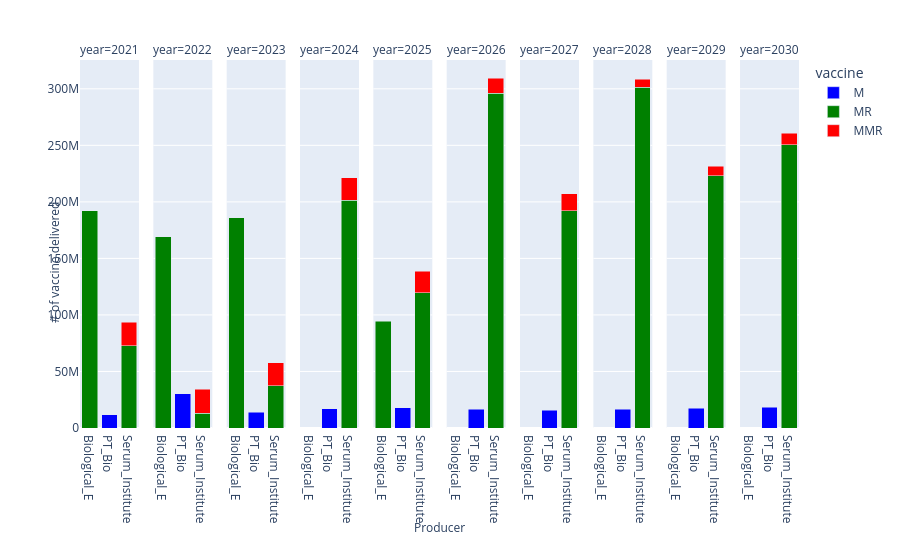

Notebook source saved alongside this figure:
### Code cell
import plotly.express as px
import pandas as pd
import plotly.graph_objects as go

with open('C:/Users/fthcn/Desktop/Vaccine_Tender_Scheduling_Problem/Julia_Files/Github/Results/X_results_'+demand_status+'_'+supply_status+'_'+price_status+'.json') as json_file:
    X_results = json.load(json_file)

print(X_results)

group = ["M","MR","MMR"]

output = pd.DataFrame()
for v in group:
    if v in X_results:
        #print(v)
        for p in P_v[v]:
            #print(p)
            for t in T:
                if str(t) in X_results[v][p]:
                    if X_results[v][p][str(t)] >= 1:
                        X_results[v][p][str(t)] = round(X_results[v][p][str(t)])
                        df_dictionary = pd.DataFrame([dict(year=str(2020+t), var=X_results[v][p][str(t)], vaccine=v, producer=p)])
                        output = pd.concat([output, df_dictionary], ignore_index=True)
output.sort_values(['year'],ascending=[True],inplace=True)
fig = px.bar(output, x="producer", y="var", facet_col="year", color="vaccine", color_discrete_map=vaccine_color_map)

fig.for_each_xaxis(lambda x: x.update(title = ''))
fig.for_each_yaxis(lambda y: y.update(title = ''))
# and:
fig.add_annotation(x=-0.05,y=0.45, showarrow=False,
                   text="# of vaccine delivered", textangle=-90,
                    xref="paper", yref="paper")
fig.add_annotation(x=0.5,y=-0.30, showarrow=False,
                   text="Producer", textangle=0,
                    xref="paper", yref="paper")
fig.update_layout(barmode='stack', xaxis={'categoryorder':'category ascending'})
fig.show()

### Figure 1 — Plotly figure (JSON) as saved in the notebook; plotly's stock layout.template omitted (floating-point values rounded to 4 significant figures)
{"data": [{"alignmentgroup": "True", "hovertemplate": "vaccine=M<br>year=2021<br>producer=%{x}<br>var=%{y}<extra></extra>", "legendgroup": "M", "marker": {"color": "blue", "pattern": {"shape": ""}}, "name": "M", "offsetgroup": "M", "orientation": "v", "showlegend": true, "textposition": "auto", "type": "bar", "x": ["PT_Bio"], "xaxis": "x", "y": [11840000], "yaxis": "y"}, {"alignmentgroup": "True", "hovertemplate": "vaccine=M<br>year=2022<br>producer=%{x}<br>var=%{y}<extra></extra>", "legendgroup": "M", "marker": {"color": "blue", "pattern": {"shape": ""}}, "name": "M", "offsetgroup": "M", "orientation": "v", "showlegend": false, "textposition": "auto", "type": "bar", "x": ["PT_Bio"], "xaxis": "x2", "y": [30400000], "yaxis": "y2"}, {"alignmentgroup": "True", "hovertemplate": "vaccine=M<br>year=2023<br>producer=%{x}<br>var=%{y}<extra></extra>", "legendgroup": "M", "marker": {"color": "blue", "pattern": {"shape": ""}}, "name": "M", "offsetgroup": "M", "orientation": "v", "showlegend": false, "textposition": "auto", "type": "bar", "x": ["PT_Bio"], "xaxis": "x3", "y": [14080000], "yaxis": "y3"}, {"alignmentgroup": "True", "hovertemplate": "vaccine=M<br>year=2024<br>producer=%{x}<br>var=%{y}<extra></extra>", "legendgroup": "M", "marker": {"color": "blue", "pattern": {"shape": ""}}, "name": "M", "offsetgroup": "M", "orientation": "v", "showlegend": false, "textposition": "auto", "type": "bar", "x": ["PT_Bio"], "xaxis": "x4", "y": [17040000], "yaxis": "y4"}, {"alignmentgroup": "True", "hovertemplate": "vaccine=M<br>year=2025<br>producer=%{x}<br>var=%{y}<extra></extra>", "legendgroup": "M", "marker": {"color": "blue", "pattern": {"shape": ""}}, "name": "M", "offsetgroup": "M", "orientation": "v", "showlegend": false, "textposition": "auto", "type": "bar", "x": ["PT_Bio"], "xaxis": "x5", "y": [17920000], "yaxis": "y5"}, {"alignmentgroup": "True", "hovertemplate": "vaccine=M<br>year=2026<br>producer=%{x}<br>var=%{y}<extra></extra>", "legendgroup": "M", "marker": {"color": "blue", "pattern": {"shape": ""}}, "name": "M", "offsetgroup": "M", "orientation": "v", "showlegend": false, "textposition": "auto", "type": "bar", "x": ["PT_Bio"], "xaxis": "x6", "y": [16800000], "yaxis": "y6"}, {"alignmentgroup": "True", "hovertemplate": "vaccine=M<br>year=2027<br>producer=%{x}<br>var=%{y}<extra></extra>", "legendgroup": "M", "marker": {"color": "blue", "pattern": {"shape": ""}}, "name": "M", "offsetgroup": "M", "orientation": "v", "showlegend": false, "textposition": "auto", "type": "bar", "x": ["PT_Bio"], "xaxis": "x7", "y": [15920000], "yaxis": "y7"}, {"alignmentgroup": "True", "hovertemplate": "vaccine=M<br>year=2028<br>producer=%{x}<br>var=%{y}<extra></extra>", "legendgroup": "M", "marker": {"color": "blue", "pattern": {"shape": ""}}, "name": "M", "offsetgroup": "M", "orientation": "v", "showlegend": false, "textposition": "auto", "type": "bar", "x": ["PT_Bio"], "xaxis": "x8", "y": [16640000], "yaxis": "y8"}, {"alignmentgroup": "True", "hovertemplate": "vaccine=M<br>year=2029<br>producer=%{x}<br>var=%{y}<extra></extra>", "legendgroup": "M", "marker": {"color": "blue", "pattern": {"shape": ""}}, "name": "M", "offsetgroup": "M", "orientation": "v", "showlegend": false, "textposition": "auto", "type": "bar", "x": ["PT_Bio"], "xaxis": "x9", "y": [17520000], "yaxis": "y9"}, {"alignmentgroup": "True", "hovertemplate": "vaccine=M<br>year=2030<br>producer=%{x}<br>var=%{y}<extra></extra>", "legendgroup": "M", "marker": {"color": "blue", "pattern": {"shape": ""}}, "name": "M", "offsetgroup": "M", "orientation": "v", "showlegend": false, "textposition": "auto", "type": "bar", "x": ["PT_Bio"], "xaxis": "x10", "y": [18320000], "yaxis": "y10"}, {"alignmentgroup": "True", "hovertemplate": "vaccine=MR<br>year=2021<br>producer=%{x}<br>var=%{y}<extra></extra>", "legendgroup": "MR", "marker": {"color": "green", "pattern": {"shape": ""}}, "name": "MR", "offsetgroup": "MR", "orientation": "v", "showlegend": true, "textposition": "auto", "type": "bar", "x": ["Biological_E", "Serum_Institute"], "xaxis": "x", "y": [192120000, 72840000], "yaxis": "y"}, {"alignmentgroup": "True", "hovertemplate": "vaccine=MR<br>year=2022<br>producer=%{x}<br>var=%{y}<extra></extra>", "legendgroup": "MR", "marker": {"color": "green", "pattern": {"shape": ""}}, "name": "MR", "offsetgroup": "MR", "orientation": "v", "showlegend": false, "textposition": "auto", "type": "bar", "x": ["Biological_E", "Serum_Institute"], "xaxis": "x2", "y": [168960000, 12960000], "yaxis": "y2"}, {"alignmentgroup": "True", "hovertemplate": "vaccine=MR<br>year=2023<br>producer=%{x}<br>var=%{y}<extra></extra>", "legendgroup": "MR", "marker": {"color": "green", "pattern": {"shape": ""}}, "name": "MR", "offsetgroup": "MR", "orientation": "v", "showlegend": false, "textposition": "auto", "type": "bar", "x": ["Serum_Institute", "Biological_E"], "xaxis": "x3", "y": [37280000, 185760000], "yaxis": "y3"}, {"alignmentgroup": "True", "hovertemplate": "vaccine=MR<br>year=2024<br>producer=%{x}<br>var=%{y}<extra></extra>", "legendgroup": "MR", "marker": {"color": "green", "pattern": {"shape": ""}}, "name": "MR", "offsetgroup": "MR", "orientation": "v", "showlegend": false, "textposition": "auto", "type": "bar", "x": ["Serum_Institute"], "xaxis": "x4", "y": [201280000], "yaxis": "y4"}, {"alignmentgroup": "True", "hovertemplate": "vaccine=MR<br>year=2025<br>producer=%{x}<br>var=%{y}<extra></extra>", "legendgroup": "MR", "marker": {"color": "green", "pattern": {"shape": ""}}, "name": "MR", "offsetgroup": "MR", "orientation": "v", "showlegend": false, "textposition": "auto", "type": "bar", "x": ["Serum_Institute", "Biological_E"], "xaxis": "x5", "y": [119807047, 94432953], "yaxis": "y5"}, {"alignmentgroup": "True", "hovertemplate": "vaccine=MR<br>year=2026<br>producer=%{x}<br>var=%{y}<extra></extra>", "legendgroup": "MR", "marker": {"color": "green", "pattern": {"shape": ""}}, "name": "MR", "offsetgroup": "MR", "orientation": "v", "showlegend": false, "textposition": "auto", "type": "bar", "x": ["Serum_Institute"], "xaxis": "x6", "y": [296240000], "yaxis": "y6"}, {"alignmentgroup": "True", "hovertemplate": "vaccine=MR<br>year=2027<br>producer=%{x}<br>var=%{y}<extra></extra>", "legendgroup": "MR", "marker": {"color": "green", "pattern": {"shape": ""}}, "name": "MR", "offsetgroup": "MR", "orientation": "v", "showlegend": false, "textposition": "auto", "type": "bar", "x": ["Serum_Institute"], "xaxis": "x7", "y": [192320000], "yaxis": "y7"}, {"alignmentgroup": "True", "hovertemplate": "vaccine=MR<br>year=2028<br>producer=%{x}<br>var=%{y}<extra></extra>", "legendgroup": "MR", "marker": {"color": "green", "pattern": {"shape": ""}}, "name": "MR", "offsetgroup": "MR", "orientation": "v", "showlegend": false, "textposition": "auto", "type": "bar", "x": ["Serum_Institute"], "xaxis": "x8", "y": [301440000], "yaxis": "y8"}, {"alignmentgroup": "True", "hovertemplate": "vaccine=MR<br>year=2029<br>producer=%{x}<br>var=%{y}<extra></extra>", "legendgroup": "MR", "marker": {"color": "green", "pattern": {"shape": ""}}, "name": "MR", "offsetgroup": "MR", "orientation": "v", "showlegend": false, "textposition": "auto", "type": "bar", "x": ["Serum_Institute"], "xaxis": "x9", "y": [223120000], "yaxis": "y9"}, {"alignmentgroup": "True", "hovertemplate": "vaccine=MR<br>year=2030<br>producer=%{x}<br>var=%{y}<extra></extra>", "legendgroup": "MR", "marker": {"color": "green", "pattern": {"shape": ""}}, "name": "MR", "offsetgroup": "MR", "orientation": "v", "showlegend": false, "textposition": "auto", "type": "bar", "x": ["Serum_Institute"], "xaxis": "x10", "y": [250320000], "yaxis": "y10"}, {"alignmentgroup": "True", "hovertemplate": "vaccine=MMR<br>year=2021<br>producer=%{x}<br>var=%{y}<extra></extra>", "legendgroup": "MMR", "marker": {"color": "red", "pattern": {"shape": ""}}, "name": "MMR", "offsetgroup": "MMR", "orientation": "v", "showlegend": true, "textposition": "auto", "type": "bar", "x": ["Serum_Institute"], "xaxis": "x", "y": [20880000], "yaxis": "y"}, {"alignmentgroup": "True", "hovertemplate": "vaccine=MMR<br>year=2022<br>producer=%{x}<br>var=%{y}<extra></extra>", "legendgroup": "MMR", "marker": {"color": "red", "pattern": {"shape": ""}}, "name": "MMR", "offsetgroup": "MMR", "orientation": "v", "showlegend": false, "textposition": "auto", "type": "bar", "x": ["Serum_Institute"], "xaxis": "x2", "y": [21280000], "yaxis": "y2"}, {"alignmentgroup": "True", "hovertemplate": "vaccine=MMR<br>year=2023<br>producer=%{x}<br>var=%{y}<extra></extra>", "legendgroup": "MMR", "marker": {"color": "red", "pattern": {"shape": ""}}, "name": "MMR", "offsetgroup": "MMR", "orientation": "v", "showlegend": false, "textposition": "auto", "type": "bar", "x": ["Serum_Institute"], "xaxis": "x3", "y": [20640000], "yaxis": "y3"}, {"alignmentgroup": "True", "hovertemplate": "vaccine=MMR<br>year=2024<br>producer=%{x}<br>var=%{y}<extra></extra>", "legendgroup": "MMR", "marker": {"color": "red", "pattern": {"shape": ""}}, "name": "MMR", "offsetgroup": "MMR", "orientation": "v", "showlegend": false, "textposition": "auto", "type": "bar", "x": ["Serum_Institute"], "xaxis": "x4", "y": [20240000], "yaxis": "y4"}, {"alignmentgroup": "True", "hovertemplate": "vaccine=MMR<br>year=2025<br>producer=%{x}<br>var=%{y}<extra></extra>", "legendgroup": "MMR", "marker": {"color": "red", "pattern": {"shape": ""}}, "name": "MMR", "offsetgroup": "MMR", "orientation": "v", "showlegend": false, "textposition": "auto", "type": "bar", "x": ["Serum_Institute"], "xaxis": "x5", "y": [18800000], "yaxis": "y5"}, {"alignmentgroup": "True", "hovertemplate": "vaccine=MMR<br>year=2026<br>producer=%{x}<br>var=%{y}<extra></extra>", "legendgroup": "MMR", "marker": {"color": "red", "pattern": {"shape": ""}}, "name": "MMR", "offsetgroup": "MMR", "orientation": "v", "showlegend": false, "textposition": "auto", "type": "bar", "x": ["Serum_Institute"], "xaxis": "x6", "y": [12960000], "yaxis": "y6"}, {"alignmentgroup": "True", "hovertemplate": "vaccine=MMR<br>year=2027<br>producer=%{x}<br>var=%{y}<extra></extra>", "legendgroup": "MMR", "marker": {"color": "red", "pattern": {"shape": ""}}, "name": "MMR", "offsetgroup": "MMR", "orientation": "v", "showlegend": false, "textposition": "auto", "type": "bar", "x": ["Serum_Institute"], "xaxis": "x7", "y": [14960000], "yaxis": "y7"}, {"alignmentgroup": "True", "hovertemplate": "vaccine=MMR<br>year=2028<br>producer=%{x}<br>var=%{y}<extra></extra>", "legendgroup": "MMR", "marker": {"color": "red", "pattern": {"shape": ""}}, "name": "MMR", "offsetgroup": "MMR", "orientation": "v", "showlegend": false, "textposition": "auto", "type": "bar", "x": ["Serum_Institute"], "xaxis": "x8", "y": [7120000], "yaxis": "y8"}, {"alignmentgroup": "True", "hovertemplate": "vaccine=MMR<br>year=2029<br>producer=%{x}<br>var=%{y}<extra></extra>", "legendgroup": "MMR", "marker": {"color": "red", "pattern": {"shape": ""}}, "name": "MMR", "offsetgroup": "MMR", "orientation": "v", "showlegend": false, "textposition": "auto", "type": "bar", "x": ["Serum_Institute"], "xaxis": "x9", "y": [8560000], "yaxis": "y9"}, {"alignmentgroup": "True", "hovertemplate": "vaccine=MMR<br>year=2030<br>producer=%{x}<br>var=%{y}<extra></extra>", "legendgroup": "MMR", "marker": {"color": "red", "pattern": {"shape": ""}}, "name": "MMR", "offsetgroup": "MMR", "orientation": "v", "showlegend": false, "textposition": "auto", "type": "bar", "x": ["Serum_Institute"], "xaxis": "x10", "y": [10400000], "yaxis": "y10"}], "layout": {"annotations": [{"showarrow": false, "text": "year=2021", "x": 0.041, "xanchor": "center", "xref": "paper", "y": 1, "yanchor": "bottom", "yref": "paper"}, {"showarrow": false, "text": "year=2022", "x": 0.143, "xanchor": "center", "xref": "paper", "y": 1, "yanchor": "bottom", "yref": "paper"}, {"showarrow": false, "text": "year=2023", "x": 0.245, "xanchor": "center", "xref": "paper", "y": 1, "yanchor": "bottom", "yref": "paper"}, {"showarrow": false, "text": "year=2024", "x": 0.347, "xanchor": "center", "xref": "paper", "y": 1, "yanchor": "bottom", "yref": "paper"}, {"showarrow": false, "text": "year=2025", "x": 0.449, "xanchor": "center", "xref": "paper", "y": 1, "yanchor": "bottom", "yref": "paper"}, {"showarrow": false, "text": "year=2026", "x": 0.551, "xanchor": "center", "xref": "paper", "y": 1, "yanchor": "bottom", "yref": "paper"}, {"showarrow": false, "text": "year=2027", "x": 0.653, "xanchor": "center", "xref": "paper", "y": 1, "yanchor": "bottom", "yref": "paper"}, {"showarrow": false, "text": "year=2028", "x": 0.755, "xanchor": "center", "xref": "paper", "y": 1, "yanchor": "bottom", "yref": "paper"}, {"showarrow": false, "text": "year=2029", "x": 0.857, "xanchor": "center", "xref": "paper", "y": 1, "yanchor": "bottom", "yref": "paper"}, {"showarrow": false, "text": "year=2030", "x": 0.959, "xanchor": "center", "xref": "paper", "y": 1, "yanchor": "bottom", "yref": "paper"}, {"showarrow": false, "text": "# of vaccine delivered", "textangle": -90, "x": -0.05, "xref": "paper", "y": 0.45, "yref": "paper"}, {"showarrow": false, "text": "Producer", "textangle": 0, "x": 0.5, "xref": "paper", "y": -0.3, "yref": "paper"}], "autosize": true, "barmode": "stack", "legend": {"title": {"text": "vaccine"}, "tracegroupgap": 0}, "margin": {"t": 60}, "xaxis": {"anchor": "y", "autorange": true, "categoryorder": "category ascending", "domain": [0, 0.082], "range": [-0.5, 2.5], "title": {"text": ""}, "type": "category"}, "xaxis10": {"anchor": "y10", "autorange": true, "domain": [0.918, 1], "matches": "x", "range": [-0.5, 2.5], "title": {"text": ""}, "type": "category"}, "xaxis2": {"anchor": "y2", "autorange": true, "domain": [0.102, 0.184], "matches": "x", "range": [-0.5, 2.5], "title": {"text": ""}, "type": "category"}, "xaxis3": {"anchor": "y3", "autorange": true, "domain": [0.204, 0.286], "matches": "x", "range": [-0.5, 2.5], "title": {"text": ""}, "type": "category"}, "xaxis4": {"anchor": "y4", "autorange": true, "domain": [0.306, 0.388], "matches": "x", "range": [-0.5, 2.5], "title": {"text": ""}, "type": "category"}, "xaxis5": {"anchor": "y5", "autorange": true, "domain": [0.408, 0.49], "matches": "x", "range": [-0.5, 2.5], "title": {"text": ""}, "type": "category"}, "xaxis6": {"anchor": "y6", "autorange": true, "domain": [0.51, 0.592], "matches": "x", "range": [-0.5, 2.5], "title": {"text": ""}, "type": "category"}, "xaxis7": {"anchor": "y7", "autorange": true, "domain": [0.612, 0.694], "matches": "x", "range": [-0.5, 2.5], "title": {"text": ""}, "type": "category"}, "xaxis8": {"anchor": "y8", "autorange": true, "domain": [0.714, 0.796], "matches": "x", "range": [-0.5, 2.5], "title": {"text": ""}, "type": "category"}, "xaxis9": {"anchor": "y9", "autorange": true, "domain": [0.816, 0.898], "matches": "x", "range": [-0.5, 2.5], "title": {"text": ""}, "type": "category"}, "yaxis": {"anchor": "x", "autorange": true, "domain": [0, 1], "range": [0, 325500000.0], "title": {"text": ""}, "type": "linear"}, "yaxis10": {"anchor": "x10", "autorange": true, "domain": [0, 1], "matches": "y", "range": [0, 325500000.0], "showticklabels": false, "title": {"text": ""}, "type": "linear"}, "yaxis2": {"anchor": "x2", "autorange": true, "domain": [0, 1], "matches": "y", "range": [0, 325500000.0], "showticklabels": false, "title": {"text": ""}, "type": "linear"}, "yaxis3": {"anchor": "x3", "autorange": true, "domain": [0, 1], "matches": "y", "range": [0, 325500000.0], "showticklabels": false, "title": {"text": ""}, "type": "linear"}, "yaxis4": {"anchor": "x4", "autorange": true, "domain": [0, 1], "matches": "y", "range": [0, 325500000.0], "showticklabels": false, "title": {"text": ""}, "type": "linear"}, "yaxis5": {"anchor": "x5", "autorange": true, "domain": [0, 1], "matches": "y", "range": [0, 325500000.0], "showticklabels": false, "title": {"text": ""}, "type": "linear"}, "yaxis6": {"anchor": "x6", "autorange": true, "domain": [0, 1], "matches": "y", "range": [0, 325500000.0], "showticklabels": false, "title": {"text": ""}, "type": "linear"}, "yaxis7": {"anchor": "x7", "autorange": true, "domain": [0, 1], "matches": "y", "range": [0, 325500000.0], "showticklabels": false, "title": {"text": ""}, "type": "linear"}, "yaxis8": {"anchor": "x8", "autorange": true, "domain": [0, 1], "matches": "y", "range": [0, 325500000.0], "showticklabels": false, "title": {"text": ""}, "type": "linear"}, "yaxis9": {"anchor": "x9", "autorange": true, "domain": [0, 1], "matches": "y", "range": [0, 325500000.0], "showticklabels": false, "title": {"text": ""}, "type": "linear"}}}
